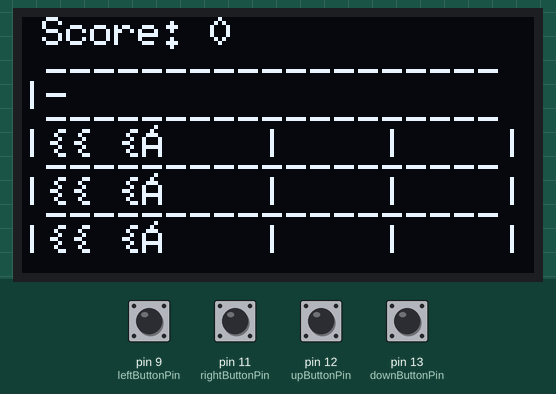
Simulated run of this sketch. Board: Arduino Uno, built with avr-gcc and run on an emulated ATmega328P. Shown: 128×64 one-colour display. The test bench sets the inputs (shaded band); at power-on: pin 9 (leftButtonPin), pin 11 (rightButtonPin), pin 12 (upButtonPin), pin 13 (downButtonPin) HIGH. Random numbers use the default seed unless the sketch sets one.

Above: at 2.2 s.
2.3 s: pin 9 (leftButtonPin) pulled LOW for 0.6 s
At 4.5 s:
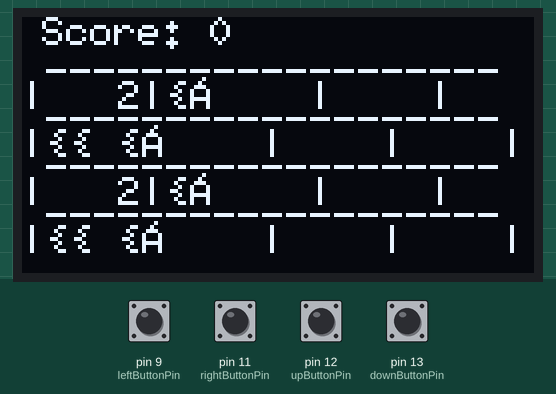
4.8 s: pin 11 (rightButtonPin) pulled LOW for 0.6 s
At 7.3 s:
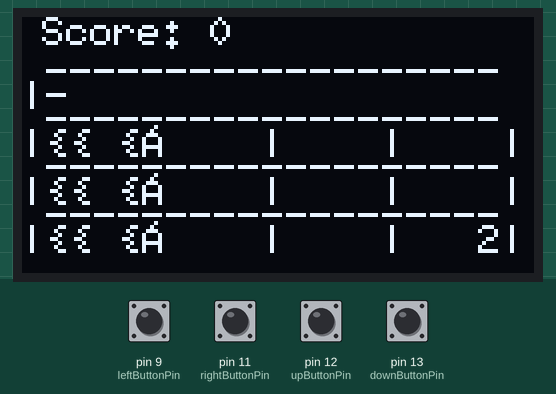
7.6 s: pin 12 (upButtonPin) pulled LOW for 0.6 s
At 9.9 s:
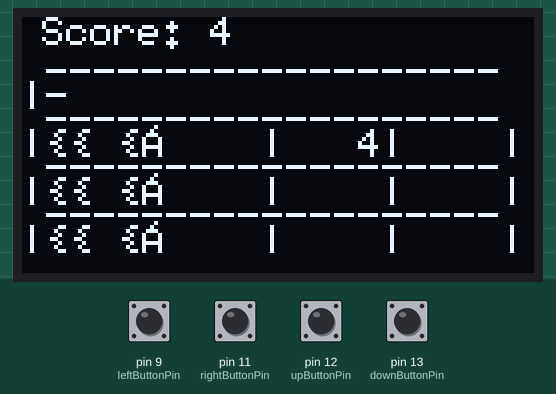
10.2 s: pin 9 (leftButtonPin) pulled LOW for 1 s
At 12.6 s:
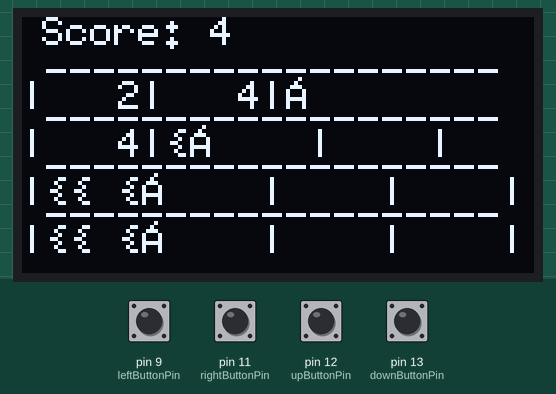
12.9 s: pin 13 (downButtonPin) pulled LOW for 0.6 s
At 15.1 s:
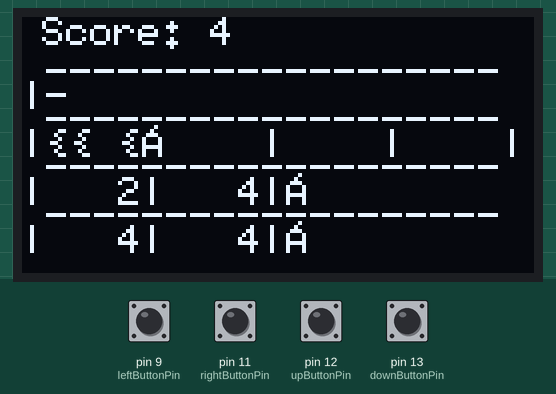
15.6 s: pin 13 (downButtonPin) pulled LOW for 1 s
At 17.0 s:
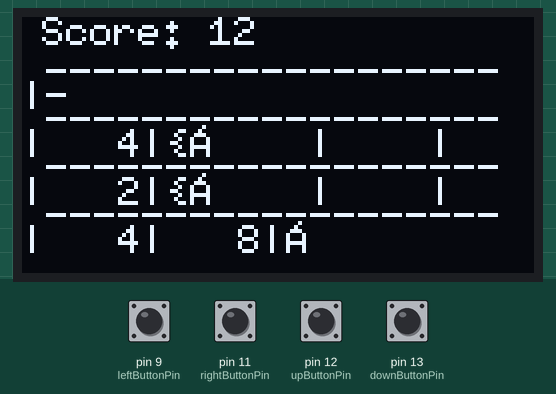
Timing chart, 0 to 18.6 s (numbered marks = the images above; inputs shaded):
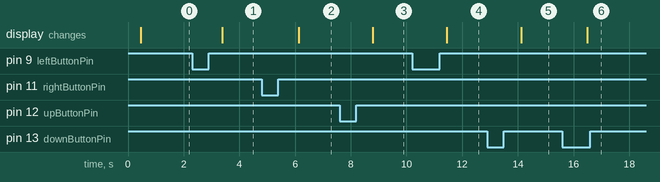

Measured:
- after the input at 2.3 s, the display: changes after 1.1 s (image 1)
- after the input at 4.8 s, the display: changes after 1.3 s (image 2)
- after the input at 7.6 s, the display: changes after 1.2 s (image 3)
- after the input at 10.2 s, the display: changes after 1.2 s (image 4)
- after the input at 12.9 s, the display: changes after 1.2 s (image 5)
- after the input at 15.6 s, the display: changes after 0.89 s (image 6)

The sketch:

2048Game.ino
```cpp
/*

This is a simple 2048 game for arduino on 128x64 OLED display.

*/


#include "U8glib.h"


#include "Arduino.h"

#define UP 0
#define RIGHT 1
#define DOWN 2
#define LEFT 3

U8GLIB_SH1106_128X64 u8g(5, 6, 10, 8, 7);  // SW SPI Com: SCK = 13, MOSI = 11, CS = 10, A0 = 9

// Initialise the grid and counter variables.
int **grid;
int score = 0;
int occupiedTiles = 0;

int leftButtonPin = 9;
int downButtonPin = 13;
int upButtonPin = 12;
int rightButtonPin = 11;

void str_replace(char *src, char *oldchars, char *newchars) { // utility string function
  char *p = strstr(src, oldchars);
  char buf[30];
  do {
    if (p) {
      memset(buf, '\0', strlen(buf));
      if (src == p) {
        strcpy(buf, newchars);
        strcat(buf, p + strlen(oldchars));
      } else {
        strncpy(buf, src, strlen(src) - strlen(p));
        strcat(buf, newchars);
        strcat(buf, p + strlen(oldchars));
      }
      memset(src, '\0', strlen(src));
      strcpy(src, buf);
    }
  } while (p && (p = strstr(src, oldchars)));
}

void draw() {
  // graphic commands to redraw the complete screen should be placed here
  u8g.setFont(u8g_font_6x10);
  u8g_uint_t yOffset = 7;
  char buffer[21];
  sprintf(buffer, "Score: %d", score);
  u8g.drawStr(5, 7, buffer);
  u8g.drawStr(0,yOffset + 10, " -------------------");
  for (u8g_uint_t i = 0; i < 4; i++) {
    char buffer[21];
    sprintf(buffer,"|%4d|%4d|%4d|%4d|", grid[i][0], grid[i][1], grid[i][2], grid[i][3]);
    str_replace(buffer, "   0", "    ");
    u8g.drawStr(0, yOffset + 22+12*i -6, buffer);
    if(i != 3) {
      u8g.drawStr(0, yOffset + 22+12*i, " -------------------");
    }
  }
}
void drawGameOver() {
  // graphic commands to redraw the complete screen should be placed here
  u8g.setFont(u8g_font_6x10);
  u8g_uint_t yOffset = 7;
  char buffer[21];
  sprintf(buffer, "Score: %d", score);
  u8g.drawStr(5, 10, buffer);
  u8g.drawStr(30,yOffset + 20, "Game Over!");
}

int generateNewTileValue() {
	return 2 + 2 * (int) random(2);
}

int getRandomCoordinate() {
	return random (100) % 4;
}

void spawnTile() {
	bool success = false;
	while(!success) {
		int x = getRandomCoordinate();
		int y = getRandomCoordinate();

		if(grid[x][y] == 0) {
			grid[x][y] = generateNewTileValue();
			success = true;
		}
	}
	occupiedTiles++;
}

bool isEmptyRow(int *row) {
	boolean isEmpty = true;
	for (int i = 0; i < 4; i++) {
		isEmpty &= (row[i] == 0);
	}
	return isEmpty;
}

void transpose() {
  int **transposed = allocateGrid();
	for (int i = 0; i < 4; i++) {
		for (int j = 0; j < 4; j++) {
				transposed[j][i] = grid[i][j];
		}
	}
	for (int i = 0; i < 4; i++) {
		for (int j = 0; j < 4; j++) {
				grid[i][j] = transposed[i][j];
		}
	}
	freeGrid(transposed);
}

void merge(int direction) {
	if (direction == UP || direction == DOWN) {
		transpose();
	}

	for(int i = 0; i < 4; i++) {
		mergeRow(i, direction);
	}

	if (direction == UP || direction == DOWN) {
		transpose();
	}
}

int getSuccessorIndex(int i, int currentIndex) {
	int succ = currentIndex + 1;
	while (succ < 4 && grid[i][succ] == 0) {
		succ++;
	}
	return succ;
}

void reverse(int *row) {
	int clone[4];
	for (int i = 0; i < 4; i++){
		clone[i] = row[i];
	}
	for (int i = 0; i < 4; i++) {
		row[3-i] = clone[i];
	}
}

void mergeRow(int i, int direction) {
	int currentIndex = 0;
	int mergedRow[4] = {0, 0, 0, 0};
	int mergedNum = 0;

	if (direction == DOWN || direction == RIGHT) {
		reverse(grid[i]);
	}

	currentIndex = getSuccessorIndex(i, -1);

	if (currentIndex == 4) {
		// All tiles are empty.
		return;
	}

	// Now the current tile must be non-empty.
	while(currentIndex < 4) {
		int successorIndex = getSuccessorIndex(i, currentIndex);
		if (successorIndex < 4 && grid[i][currentIndex] == grid[i][successorIndex]) {
			// Two matching tiles found, we perform a merge.
			int sum = grid[i][currentIndex] + grid[i][successorIndex];
			score += sum;
			occupiedTiles--;
			mergedRow[mergedNum] = sum;
			mergedNum++;
			currentIndex = getSuccessorIndex(i, successorIndex);
		} else {
			mergedRow[mergedNum] = grid[i][currentIndex];
			mergedNum++;
			currentIndex = successorIndex;
		}
	}

	for(int j = 0; j < 4; j++) {
		if (direction == DOWN || direction == RIGHT) {
			grid[i][3-j] = mergedRow[j];
		} else {
			grid[i][j] = mergedRow[j];
		}
	}
}

void freeGrid(int **g) {
	for (int i = 0; i < 4; i++) {
		free(g[i]);
	}
	free(g);
}
void takeTurn(int direction) {
	int **oldGrid = allocateGrid();
	copy(grid, oldGrid);
	merge(direction);

	if (theGridChangedFrom(oldGrid)) {
		spawnTile();
	}
	freeGrid(oldGrid);
}

bool isBoardFull() {
	return occupiedTiles >= 16;
}

bool isGameOver() {
	return isBoardFull() && noMovePossible();
}

bool theGridChangedFrom(int **oldGrid) {
	for (int i = 0; i < 4; i++) {
		for (int j = 0; j < 4; j++) {
			if (grid[i][j] != oldGrid[i][j]) {
				return true;
			}
		}
	}
	return false;
}

bool noMovePossible() {
	// Preserve the state
	int currentState = allocateGrid();
	copy(grid, currentState);
	int currentScore = score;
	int currentOccupied = occupiedTiles;

	boolean noMoves = true;
	for (int direction = 0; direction < 4; direction++) {
		merge(direction);
		noMoves &= !theGridChangedFrom(currentState);
		copy(currentState, grid);
	}
	freeGrid(currentState);

	// Restore the state
	score = currentScore;
	occupiedTiles = currentOccupied;
	return noMoves;
}

void copy(int **source, int **destination) {
	for (int i = 0; i < 4; i++) {
		for (int j = 0; j < 4; j++) {
			destination[i][j] = source[i][j];
		}
	}
}

int **allocateGrid() {
	int **g = malloc (4 * sizeof(int));
  for (int i = 0; i < 4; i++) {
		g[i] = malloc (4 * sizeof(int));
  }
	return g;
}


void setup(void) {
  randomSeed(analogRead(0));
  // flip screen, if required
  u8g.setRot180();

  // set SPI backup if required
  //u8g.setHardwareBackup(u8g_backup_avr_spi);

  // assign default color value
  if ( u8g.getMode() == U8G_MODE_R3G3B2 ) {
    u8g.setColorIndex(255);     // white
  }
  else if ( u8g.getMode() == U8G_MODE_GRAY2BIT ) {
    u8g.setColorIndex(3);         // max intensity
  }
  else if ( u8g.getMode() == U8G_MODE_BW ) {
    u8g.setColorIndex(1);         // pixel on
  }
  else if ( u8g.getMode() == U8G_MODE_HICOLOR ) {
    u8g.setHiColorByRGB(255,255,255);
  }

  pinMode(8, OUTPUT);
  pinMode(leftButtonPin, INPUT);
  pinMode(downButtonPin, INPUT);
  pinMode(upButtonPin, INPUT);
  pinMode(rightButtonPin, INPUT);

	grid = allocateGrid();

  for (int i = 0; i < 4; i++) {
    for (int j = 0; j < 4; j++) {
      grid[i][j] = 0;
    }
  }
}

int leftButton;
int downButton;
int upButton;
int rightButton;

void loop(void) {
  // picture loop
  spawnTile();
	u8g.firstPage();
	do {
		draw();
	} while( u8g.nextPage() );

  while(!isGameOver()) {
		leftButton=digitalRead(leftButtonPin);
		downButton=digitalRead(downButtonPin);
		upButton=digitalRead(upButtonPin);
		rightButton=digitalRead(rightButtonPin);
    u8g.firstPage();
    do {
      draw();
    } while( u8g.nextPage() );
		//Serial.print(leftButton);
		//Serial.print(downButton);
		//Serial.print(upButton);
		//Serial.println(rightButton);
		int turn;
		bool inputRegistered = false;


		if (!leftButton) {
			turn = LEFT;
			inputRegistered = true;
		}
		if (!downButton) {
			turn = DOWN;
			inputRegistered = true;
		}
		if (!upButton) {
			turn = UP;
			inputRegistered = true;
		}
		if (!rightButton) {
			turn = RIGHT;
			inputRegistered = true;
		}

		if (inputRegistered) {
      takeTurn(turn);
			u8g.firstPage();
			do {
				draw();
			} while( u8g.nextPage() );
			delay(150);
		}
   delay(50);
  }
		u8g.firstPage();
		do {
			drawGameOver();
		} while( u8g.nextPage() );
}
```
